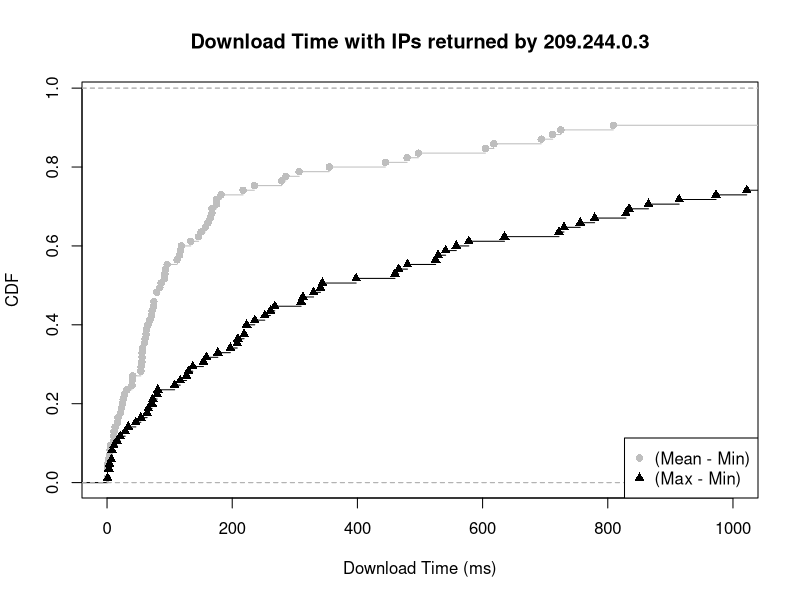

Recreate this plot in R.
mean_min <- c(10.958333, 91.666667, 65.261905, 146.312500, 175.222222, 13.000000, 235.346154, 279.000000, 56.895833, 56.000000, 74.166667, 604.500000, 79.333333, 167.541667, 0.500000, 712.000000, 111.875000, 182.166667, 133.800000, 1817.266333, 1334.916667, 60.770833, 1.166667, 84.266667, 63.181818, 10.500000, 25.833333, 725.000000, 355.000000, 41.175000, 71.333333, 161.333333, 96.083333, 17.666667, 86.500000, 24.500000, 4.833333, 74.700000, 5904.900000, 1437.055556, 28.194444, 618.000000, 5.916667, 92.400000, 3372.708333, 1416.000000, 118.666667, 479.333333, 174.900000, 285.666667, 497.416667, 4.166667, 167.488889, 31.833333, 71.888889, 54.500000, 164.833333, 0.461538, 56.044118, 21.555556, 59.541667, 54.000000, 1301.500000, 808.801887, 306.927083, 10.666667, 40.333333, 150.300000, 117.416667, 68.500000, 17.000000, 22.714286, 55.625000, 79.333333, 93.500000, 157.000000, 1178.166667, 2.666667, 0.500000, 39.916667, 217.416667, 62.333333, 115.833333, 693.666667, 444.687500)

max_min <- c(46.00, 268.00, 223.00, 756.00, 722.00, 16.00, 578.00, 1022.00, 460.00, 80.00, 177.00, 1496.00, 197.00, 2077.00, 3.00, 1599.00, 252.00, 914.00, 834.00, 9181.99, 4969.00, 159.00, 3.00, 558.00, 261.00, 21.00, 108.00, 1990.00, 1697.00, 127.00, 208.00, 330.00, 223.00, 73.00, 209.00, 64.00, 8.00, 865.00, 9369.99, 4875.00, 72.00, 3208.00, 11.00, 398.00, 9816.00, 2656.00, 480.00, 779.00, 829.00, 1403.00, 4502.00, 7.00, 1243.00, 66.00, 973.00, 219.00, 730.00, 4.00, 541.00, 54.00, 310.00, 117.00, 4328.00, 4262.00, 2586.00, 29.00, 81.00, 344.00, 341.00, 137.00, 34.00, 130.00, 154.00, 525.00, 236.00, 529.00, 2493.00, 8.00, 1.00, 313.00, 1652.00, 466.00, 635.00, 1727.00, 1139.00)

mean_min_val = ecdf(mean_min)
max_min_val = ecdf(max_min)

plot(mean_min_val, lty=1, col="grey", pch = 16, xlab="Download Time (ms)", ylab="CDF", main="Download Time with IPs returned by 209.244.0.3", xlim=c(0, 1000))
lines(max_min_val, pch = 17)

legend("bottomright",  pch = c(16, 17), legend=c("(Mean - Min)", "(Max - Min)"), col=c("grey", "black"))

